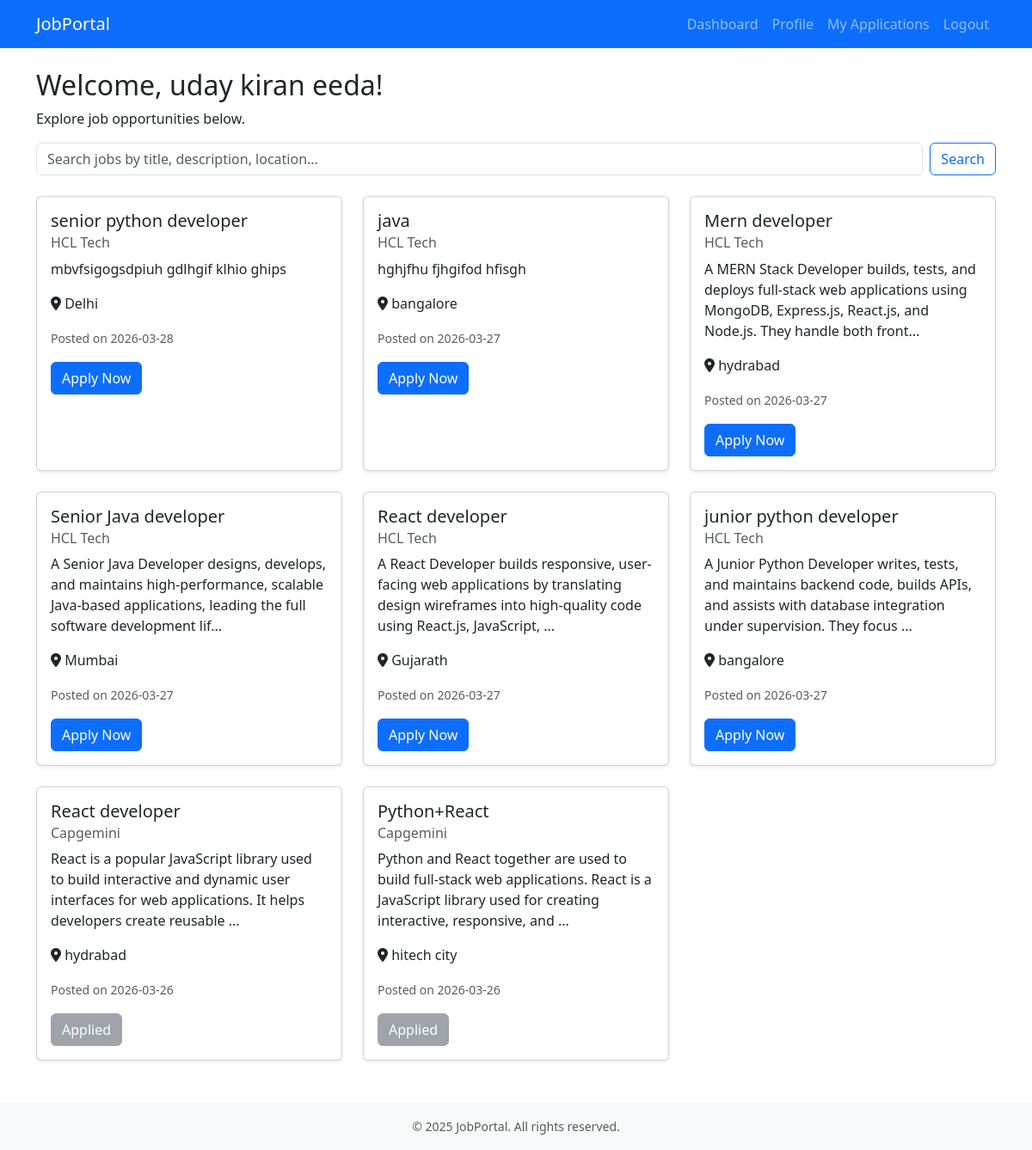
The app's page /candidate/dashboard (signed in) with its own data.
### app.py (models this page shows)
class Candidate(db.Model):
    id = db.Column(db.Integer, primary_key=True)
    user_id = db.Column(db.Integer, db.ForeignKey('user.id'), unique=True)
    full_name = db.Column(db.String(100), nullable=False)
    phone = db.Column(db.String(20))
    skills = db.Column(db.Text)
    resume_filename = db.Column(db.String(200))
    created_at = db.Column(db.DateTime, default=datetime.utcnow)
    applications = db.relationship('Application', backref='candidate', lazy=True)

class Job(db.Model):
    id = db.Column(db.Integer, primary_key=True)
    title = db.Column(db.String(100), nullable=False)
    description = db.Column(db.Text, nullable=False)
    location = db.Column(db.String(100))
    posted_date = db.Column(db.DateTime, default=datetime.utcnow)
    recruiter_id = db.Column(db.Integer, db.ForeignKey('recruiter.id'))
    applications = db.relationship('Application', backref='job', lazy=True)

class Recruiter(db.Model):
    id = db.Column(db.Integer, primary_key=True)
    user_id = db.Column(db.Integer, db.ForeignKey('user.id'), unique=True)
    company_name = db.Column(db.String(100), nullable=False)
    company_description = db.Column(db.Text)
    created_at = db.Column(db.DateTime, default=datetime.utcnow)
    jobs = db.relationship('Job', backref='recruiter', lazy=True)

### app.py (the view)
@app.route('/candidate/dashboard')
@login_required
@role_required('candidate')
def candidate_dashboard():
    candidate = current_user.candidate
    jobs = Job.query.order_by(Job.posted_date.desc()).all()
    applied_job_ids = [app.job_id for app in candidate.applications]
    return render_template('candidate_dashboard.html', candidate=candidate, jobs=jobs, applied_job_ids=applied_job_ids)

### app.py (called while the page is built)
def role_required(role):
    def decorator(f):
        @wraps(f)
        def decorated_function(*args, **kwargs):
            if not current_user.is_authenticated or current_user.role != role:
                flash('Access denied.', 'danger')
                return redirect(url_for('dashboard'))
            return f(*args, **kwargs)
        return decorated_function
    return decorator

@login_manager.user_loader
def load_user(user_id):
    return User.query.get(int(user_id))

### templates/candidate_dashboard.html
{% extends "base.html" %}
{% block content %}
<div class="row">
    <div class="col-12">
        <h2>Welcome, {{ candidate.full_name }}!</h2>
        <p>Explore job opportunities below.</p>
        <form class="d-flex mb-4" action="{{ url_for('search_jobs') }}" method="GET">
            <input class="form-control me-2" type="search" name="q"
                placeholder="Search jobs by title, description, location..." aria-label="Search">
            <button class="btn btn-outline-primary" type="submit">Search</button>
        </form>
        <div class="row">
            {% for job in jobs %}
            <div class="col-md-6 col-lg-4 mb-4">
                <div class="card h-100 shadow-sm">
                    <div class="card-body">
                        <h5 class="card-title">{{ job.title }}</h5>
                        <h6 class="card-subtitle mb-2 text-muted">{{ job.recruiter.company_name }}</h6>
                        <p class="card-text">{{ job.description[:150] }}{% if job.description|length > 150 %}...{% endif
                            %}</p>
                        <p class="card-text"><i class="fas fa-map-marker-alt"></i> {{ job.location or 'Remote' }}</p>
                        <p class="card-text"><small class="text-muted">Posted on {{ job.posted_date.strftime('%Y-%m-%d')
                                }}</small></p>
                        {% if job.id in applied_job_ids %}
                        <button class="btn btn-secondary" disabled>Applied</button>
                        {% else %}
                        <form method="POST" action="{{ url_for('apply_job', job_id=job.id) }}">
                            <button type="submit" class="btn btn-primary">Apply Now</button>
                        </form>
                        {% endif %}
                    </div>
                </div>
            </div>
            {% else %}
            <div class="col-12">
                <div class="alert alert-info">No jobs found. Check back later!</div>
            </div>
            {% endfor %}
        </div>
    </div>
</div>
{% endblock %}

### records on screen
Candidate: full_name "uday kiran eeda"
Job: title "senior python developer", recruiter.company_name "HCL Tech", description "mbvfsigogsdpiuh gdlhgif klhio ghips", location "Delhi", posted_date "2026-03-28"
Job: title "java", recruiter.company_name "HCL Tech", description "hghjfhu fjhgifod hfisgh", location "bangalore", posted_date "2026-03-27"
Job: title "Mern developer", recruiter.company_name "HCL Tech", description "A MERN Stack Developer builds, tests, and deploys full-stack web applications using MongoDB, Express.js, React.js, and Node.js. They handle both front", location "hydrabad", posted_date "2026-03-27"
Job: title "Senior Java developer", recruiter.company_name "HCL Tech", description "A Senior Java Developer designs, develops, and maintains high-performance, scalable Java-based applications, leading the full software development lif", location "Mumbai", posted_date "2026-03-27"
Job: title "React developer", recruiter.company_name "HCL Tech", description "A React Developer builds responsive, user-facing web applications by translating design wireframes into high-quality code using React.js, JavaScript,", location "Gujarath", posted_date "2026-03-27"
Job: title "junior python developer", recruiter.company_name "HCL Tech", description "A Junior Python Developer writes, tests, and maintains backend code, builds APIs, and assists with database integration under supervision. They focus", location "bangalore", posted_date "2026-03-27"
Job: title "React developer", recruiter.company_name "Capgemini", description "React is a popular JavaScript library used to build interactive and dynamic user interfaces for web applications. It helps developers create reusable", location "hydrabad", posted_date "2026-03-26", shows "Applied"
Job: title "Python+React", recruiter.company_name "Capgemini", description "Python and React together are used to build full-stack web applications. React is a JavaScript library used for creating interactive, responsive, and", location "hitech city", posted_date "2026-03-26", shows "Applied"
